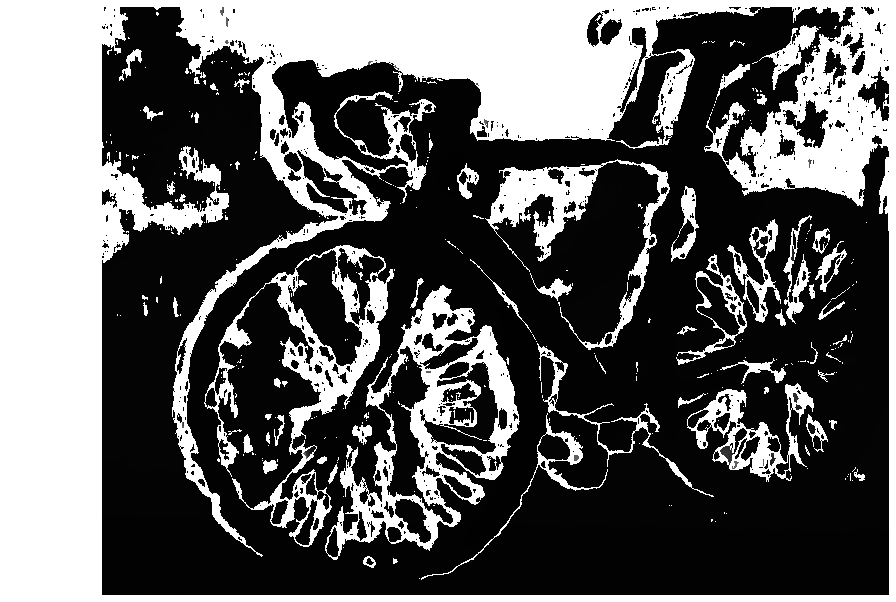
#> input picture Dataset1/depth_map_1.png, 896 x 602 px, given in place of im0.png, which was not available
$ python main.py
#> lines starting #> are read from the running program, lines starting #| are printed output that depends on the picture; pictures that were not available may be replaced by others from this repository, and a replacement may not be noted
import cv2
import numpy as np
import os
import time
from tqdm import tqdm

def compute_disparity(img1, img2):
    """Compute the disparity map using OpenCV's StereoBM or StereoSGBM."""
    # Create StereoBM or StereoSGBM object for disparity calculation
    stereo = cv2.StereoBM_create(numDisparities=96, blockSize=15)
    disparity = stereo.compute(img1, img2).astype(np.float32) / 16.0

    # Normalize the disparity map for better visualization and saving
    disparity_normalized = cv2.normalize(disparity, None, alpha=0, beta=255, norm_type=cv2.NORM_MINMAX)
    return disparity_normalized

def disparity_to_depth(disparity_map, baseline, focal_length):
    """Convert disparity map to depth map using baseline and focal length."""
    depth_map = np.zeros(disparity_map.shape, np.float32)

    # Avoid small disparity values causing unrealistic depth
    disparity_map[disparity_map < 1] = 1  # Set small disparity values to 1

    # Depth calculation: depth = baseline * focal_length / disparity
    depth_map = (baseline * focal_length) / disparity_map

    # Normalize the depth map for visualization
    depth_map = cv2.normalize(depth_map, None, alpha=0, beta=255, norm_type=cv2.NORM_MINMAX)
    return depth_map

def save_results(disparity_map, depth_map, output_folder, dataset_number):
    """Save disparity and depth maps to the specified dataset folder."""
    if not os.path.exists(output_folder):
        os.makedirs(output_folder)

    disparity_file = os.path.join(output_folder, f"disparity_map_{dataset_number}.png")
    depth_file = os.path.join(output_folder, f"depth_map_{dataset_number}.png")

    cv2.imwrite(disparity_file, disparity_map)
    cv2.imwrite(depth_file, depth_map)

    print(f"Disparity map saved: {disparity_file}")
    print(f"Depth map saved: {depth_file}")

def main():
    dataset_number = int(input("Please enter the dataset number (1/2/3) to use for calculating the depth map\n"))
#> the answer given: 1

    # Paths for the left and right images in the dataset folder
    img1_path = f"Dataset{dataset_number}/im0.png"
    img2_path = f"Dataset{dataset_number}/im1.png"

    # Read images in grayscale mode
    img1 = cv2.imread(img1_path, cv2.IMREAD_GRAYSCALE)
#> img1 is the input picture: shape (602, 896); min 0, max 255, mean 95.8
    img2 = cv2.imread(img2_path, cv2.IMREAD_GRAYSCALE)
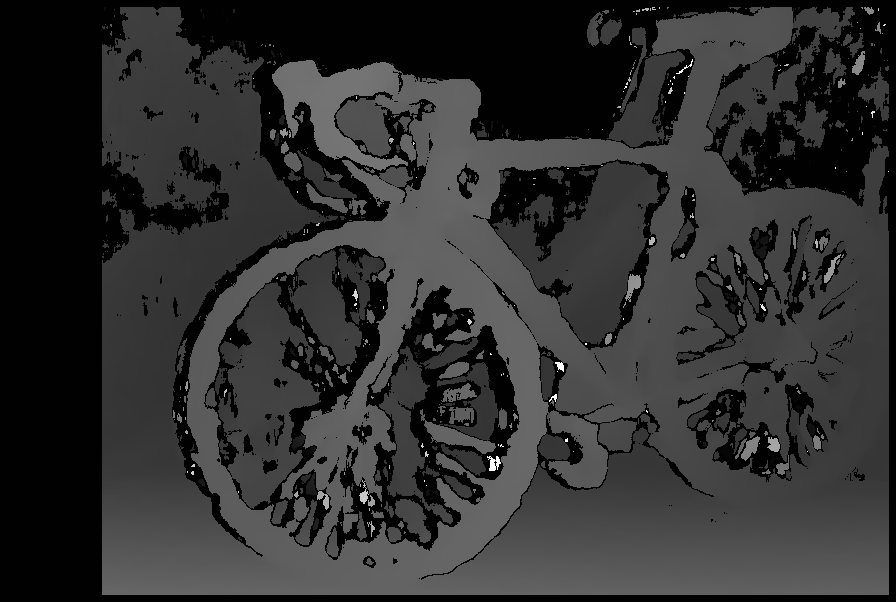
#> input picture Dataset1/disparity_map_1.png, 896 x 602 px, given in place of im1.png, which was not available
#> img2 is the input picture: shape (602, 896); min 1, max 255, mean 47.9

    if img1 is None or img2 is None:
        print(f"Error: Images not found in Dataset{dataset_number}.")
        return

    # Resize images to speed up computation
    width = int(img1.shape[1] * 0.3)
#> width = 268
    height = int(img1.shape[0] * 0.3)
#> height = 180
    img1 = cv2.resize(img1, (width, height), interpolation=cv2.INTER_AREA)
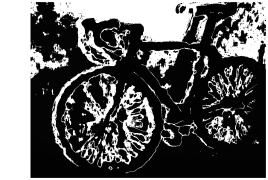
#> img1: shape (180, 268); min 0, max 255, mean 95.8
    img2 = cv2.resize(img2, (width, height), interpolation=cv2.INTER_AREA)
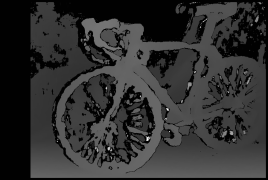
#> img2: shape (180, 268); min 1, max 255, mean 47.9

    # Define camera parameters (baseline and focal length for each dataset)
    baselines = [177.288, 144.049, 174.019]
    focal_lengths = [5299.313, 4396.869, 5806.559]

    baseline = baselines[dataset_number - 1]
    focal_length = focal_lengths[dataset_number - 1]

    # Start time measurement
    start_time = time.time()

    print("Computing disparity map...")

    # Adding progress bar for the disparity computation
    with tqdm(total=100, desc="Disparity Calculation", ncols=100) as pbar:
        disparity_map = compute_disparity(img1, img2)
#> in compute_disparity, `disparity = stereo.compute(img1, img2).astype(np.float32) / 16.0`:
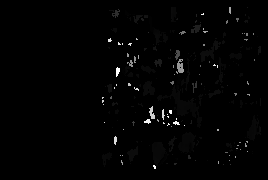
#> disparity: shape (180, 268) float32; min -1, max 95, mean 0.1; drawn with min black and max white
        pbar.update(100)  # Update progress bar to 100% when done

    print("Converting disparity to depth map...")
    depth_map = disparity_to_depth(disparity_map, baseline, focal_length)
#> in disparity_to_depth, `depth_map = (baseline * focal_length) / disparity_map`:
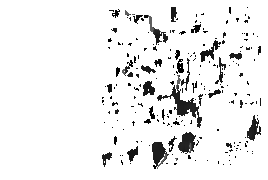
#> depth_map: shape (180, 268) float32; min 3684.3, max 939504.6, mean 876305.8; drawn with min black and max white

    # Save the results
    save_results(disparity_map, depth_map, f"Dataset{dataset_number}/", dataset_number)

    # End time measurement
    end_time = time.time()
    print(f"Execution time: {end_time - start_time:.2f} seconds")

if __name__ == "__main__":
    main()
